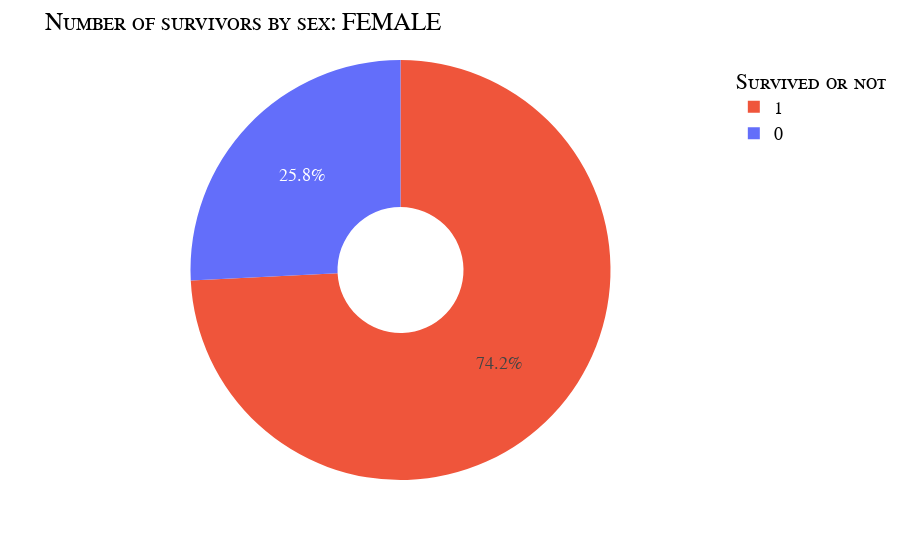
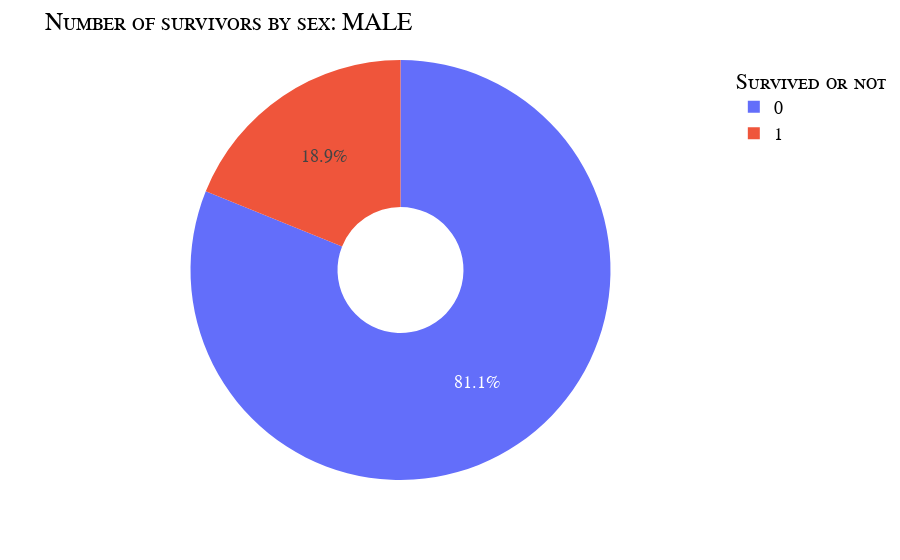

Write notebook code for charts like these, in order.
### Code cell
sexes = ['female', 'male']

for i in sexes:

    survivors_3 = survivors_2[survivors_2['Sex'] == i]
    
    fig = px.pie(survivors_3, names='Survived', values='Amount', color='Survived', hole = .3)
    fig.update_layout(
        title = {
            'text': f"Number of survivors by sex: {i.upper()}"
        },
        xaxis_title = "Sum of survivors",
        yaxis_title="Amount",
        font=my_font,
        legend_title_text='Survived or not'

    )
    fig.show()

survivors_3

### Figure 1 — Plotly figure (JSON) as saved in the notebook; plotly's stock layout.template omitted (floating-point values rounded to 4 significant figures)
{"data": [{"customdata": [[0], [1]], "domain": {"x": [0, 1], "y": [0, 1]}, "hole": 0.3, "hovertemplate": "Survived=%{customdata[0]}<br>Amount=%{value}<extra></extra>", "labels": [0, 1], "legendgroup": "", "marker": {"colors": ["#636efa", "#EF553B"]}, "name": "", "showlegend": true, "type": "pie", "values": [81, 233]}], "layout": {"font": {"color": "Black", "family": "Courier New, monospace", "size": 18, "variant": "small-caps"}, "legend": {"title": {"text": "Survived or not"}, "tracegroupgap": 0}, "margin": {"t": 60}, "title": {"text": "Number of survivors by sex: FEMALE"}, "xaxis": {"title": {"text": "Sum of survivors"}}, "yaxis": {"title": {"text": "Amount"}}}}

### Figure 2 — Plotly figure (JSON) as saved in the notebook; plotly's stock layout.template omitted (floating-point values rounded to 4 significant figures)
{"data": [{"customdata": [[0], [1]], "domain": {"x": [0, 1], "y": [0, 1]}, "hole": 0.3, "hovertemplate": "Survived=%{customdata[0]}<br>Amount=%{value}<extra></extra>", "labels": [0, 1], "legendgroup": "", "marker": {"colors": ["#636efa", "#EF553B"]}, "name": "", "showlegend": true, "type": "pie", "values": [468, 109]}], "layout": {"font": {"color": "Black", "family": "Courier New, monospace", "size": 18, "variant": "small-caps"}, "legend": {"title": {"text": "Survived or not"}, "tracegroupgap": 0}, "margin": {"t": 60}, "title": {"text": "Number of survivors by sex: MALE"}, "xaxis": {"title": {"text": "Sum of survivors"}}, "yaxis": {"title": {"text": "Amount"}}}}
